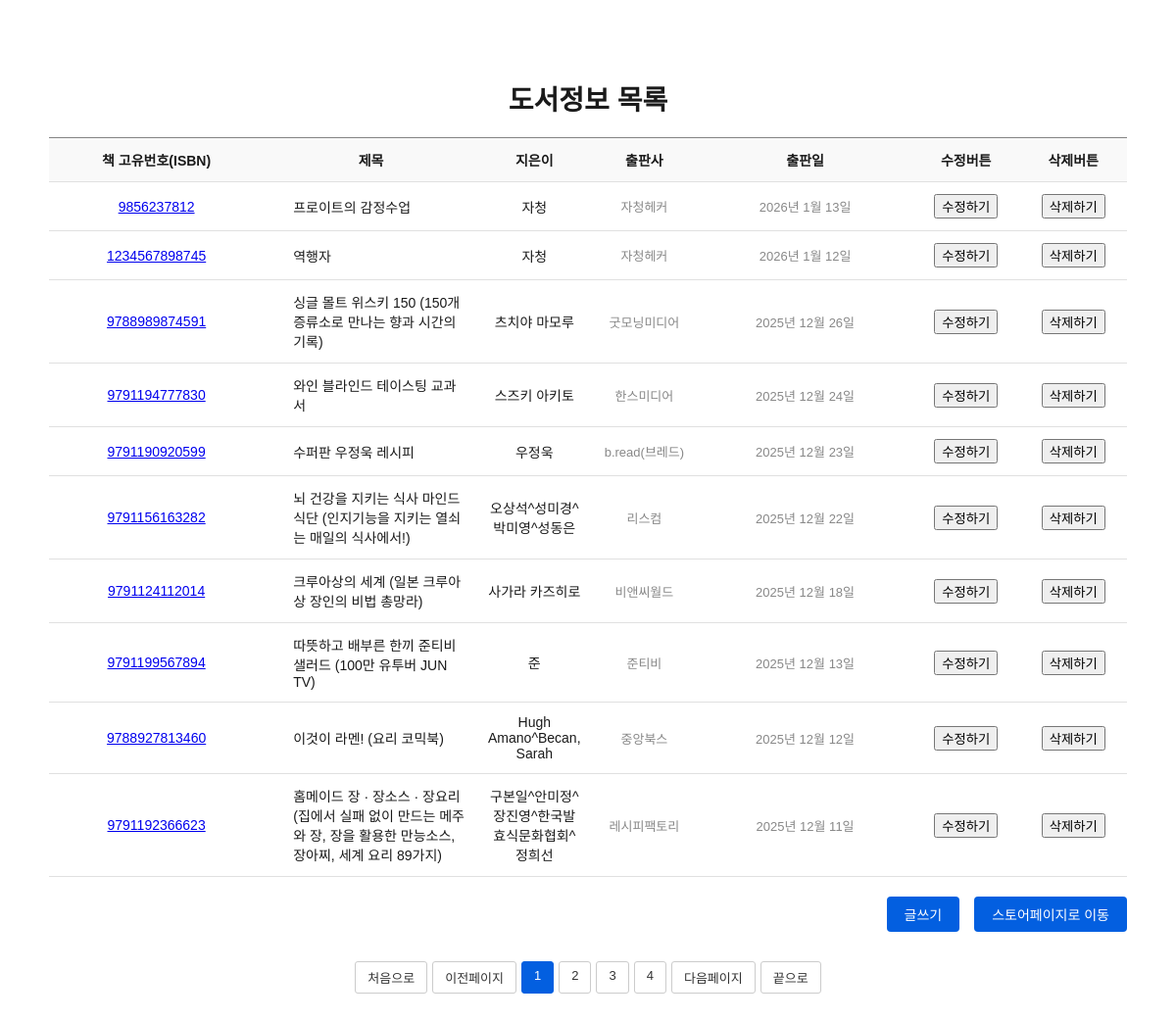
/Book_Manage/blist/, run on an earlier commit of the app's database.
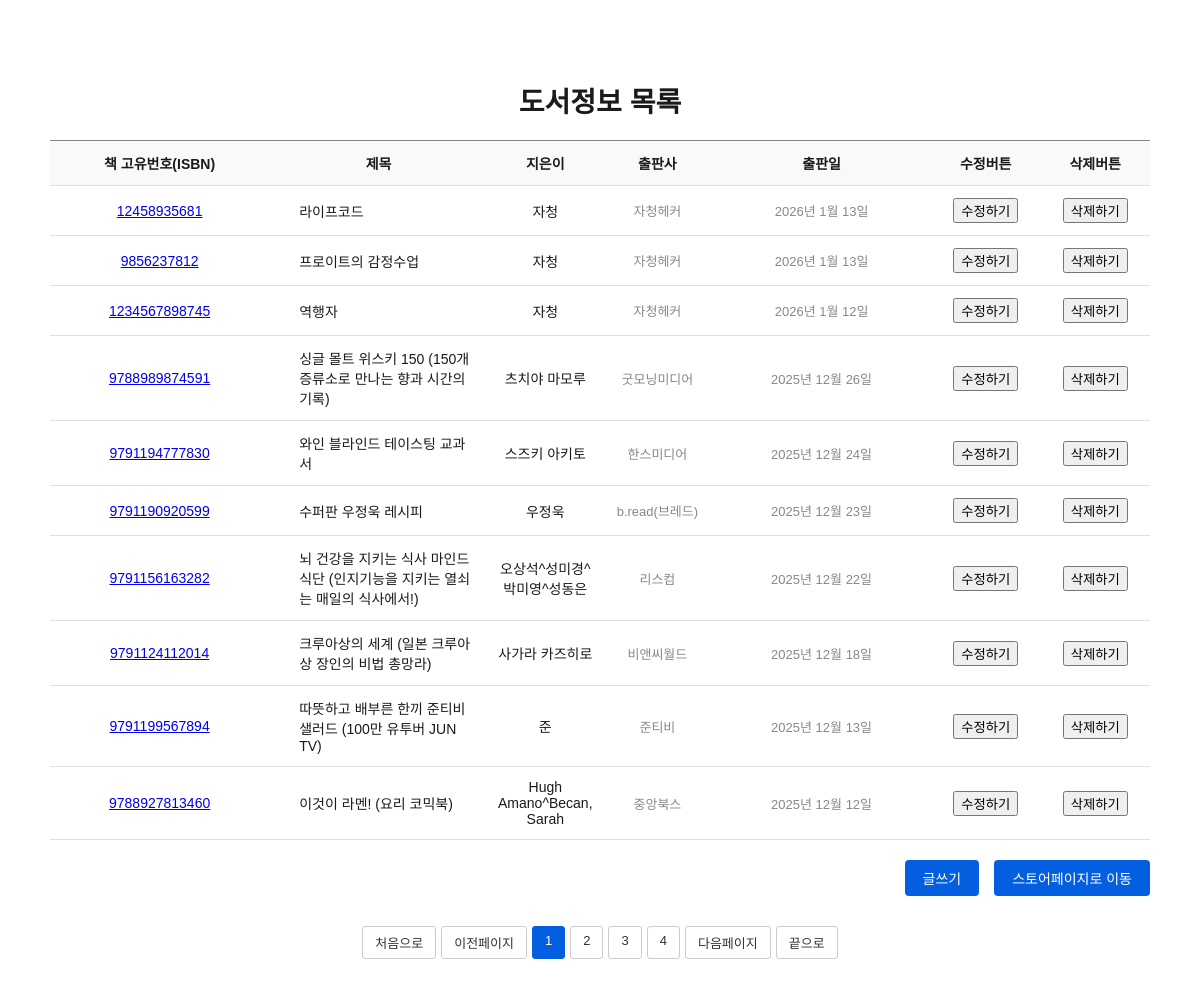
And on a later commit of the database.
### store/models.py (models this page shows, shortened)
class Book(models.Model):
    bisbn = models.CharField(primary_key=True, max_length=50, verbose_name="ISBN")
    btitle = models.CharField(max_length=200, verbose_name="책 제목")
    bauthor = models.CharField(max_length=100, verbose_name="저자")
    bpublisher = models.CharField(max_length=100, verbose_name="출판사")
    bpubdate= models.DateField(verbose_name="출판일", null=True, blank=True)
    bprice = models.IntegerField(verbose_name="가격", null=True, blank=True)
    bimage = models.URLField(verbose_name="이미지", null=True, blank=True)
    bdescription = models.TextField(verbose_name="책 소개", null=True, blank=True)
    bhit = models.IntegerField(default=0, verbose_name="조회수")
    bcreated_at = models.DateTimeField(auto_now_add=True)

### Book_Manage/views.py (the view)
# urls.py: path('blist/', views.blist, name='blist'),
def blist(request):
    qs = Book.objects.all().order_by('-bpubdate','-bcreated_at')
    paginator = Paginator(qs,10)  # 101 -> 11
    page = int(request.GET.get('page',1))
    list_qs = paginator.get_page(page) # 1page -> 게시글 10개를 전달
    context = {'list':list_qs,'page':page}
    return render(request,'Book_Manage/blist.html',context)

### Book_Manage/templates/Book_manage/blist.html (shortened to what this page needs)
<!DOCTYPE html>
<html lang="ko">
<head>
</head>
<body>
  <div class="board-container">
        <div class="board-title">도서정보 목록</div>
        <table class="board-table">
        <colgroup>
            <col width='20%'>
            <col width='20%'>
            <col width='10%'>
            <col width='10%'>
            <col width='20%'>
            <col width='10%'>
            <col width='10%'>
        </colgroup>
        <thead>
            <tr>
                <th>책 고유번호(ISBN)</th>
                <th>제목</th>
                <th>지은이</th>
                <th>출판사</th>
                <th>출판일</th>
                <th>수정버튼</th>
                <th>삭제버튼</th>
            </tr>
        </thead>
        <tbody>
            {% if list %}
            {% for b in list  %}
            <tr>
                <td><a href="/Book_Manage/bview/{{b.bisbn}}/">{{b.bisbn}}</a></td>
                <td class="title"><a href="/Book_Manage/bview/{{b.bisbn}}/">{{b.btitle}}</a></td>
                <td>{{b.bauthor}}</td>
                <td class="date">{{b.bpublisher}}</td>
                <td class="views">{{b.bpubdate}}</td>
                <td>
                    <button type="button" onclick="location.href='/Book_Manage/bupdate/{{b.bisbn}}/'">수정하기</button>
                </td>
                <td>
                    <button type="button" onclick="deleteBook('{{b.bisbn}}')">삭제하기</button>
                </td>
            </tr>
            {% endfor %}
            {% else %}
            <tr>
                <td colspan='6'>데이터가 없습니다.</td>
            </tr>
            {% endif %}
        </tbody>
        </table>
        <div class="write-box">
        <a href="/Book_Manage/bwrite/" class="write-btn">글쓰기</a>
        <a href="/store/slist/" class="slist-btn">스토어페이지로 이동</a>
        </div>
        <div class="board-footer" >
            <div class="pagination">
                {% if list.has_previous  %}
                <a href="/Book_Manage/blist/?page=1">처음으로</a>
                <a href="/Book_Manage/blist/?page={{list.previous_page_number}}">이전페이지</a>
                {% else %}
                <a>처음으로</a>
                <a>이전페이지</a>
                {% endif %}
                {% for p in list.paginator.page_range  %}
                {% if p >= list.number|add:'-3' and p <= list.number|add:'3' %}
                    {% if p == list.number %}
                        <a class="active">{{p}}</a>
                    {% else %}
                        <a href="/Book_Manage/blist/?page={{p}}">{{p}}</a>
                    {% endif %}
                {% endif %}
                {% endfor %}
                {% if list.has_next  %}
                <a href="/Book_Manage/blist/?page={{list.next_page_number}}">다음페이지</a>
                <a href="/Book_Manage/blist/?page={{list.paginator.num_pages}}">끝으로</a>
                {% else %}
                <a>다음페이지</a>
                <a>끝으로</a>
                {% endif %}
            </div>
        </div>
    </div>
</body>
</html>

### Book_Manage/templates/Book_manage/blist.html (style rules this page uses)
body { font-family: 'Arial', sans-serif; margin: 0; padding: 0; background: #fff; color: #1a1a1a; }
.board-container { max-width: 1100px; margin: 80px auto; padding: 0 20px; }
.board-title { font-size: 28px; font-weight: bold; margin-bottom: 20px; text-align: center; }
table.board-table { width: 100%; border-collapse: collapse; font-size: 14px; }
.board-table th, .board-table td { border-bottom: 1px solid #e0e0e0; padding: 12px 10px; text-align: center; }
.board-table th { background-color: #f9f9f9; font-weight: 600; border-top:1px solid #848484; }
.board-table td.title { text-align:left; padding-left:30px; }
.board-table td.title a { color: #1a1a1a; text-decoration: none; }
.board-table td.date, .board-table td.views { color: #888; font-size: 13px; }
.write-box { width: 100%; display: flex; justify-content: flex-end; margin-top: 20px; }
.write-btn { padding: 8px 18px; background-color: #035fe0; color: #fff; font-size: 14px; border-radius: 4px; text-decoration: none; }
.slist-btn { margin-left:15px; padding: 8px 18px; background-color: #035fe0; color: #fff; font-size: 14px; border-radius: 4px; text-decoration: none; }
.board-footer { width:100%; margin-top: 30px; display: flex; justify-content: center; align-items: center; flex-wrap: wrap; gap: 10px; }
.pagination { display: flex; gap: 5px; justify-content: center; }
.pagination a { padding: 6px 12px; text-decoration: none; border: 1px solid #ccc; color: #333; font-size: 13px; border-radius: 3px; }
.pagination a.active { background-color: #035fe0; color: white; border-color: #035fe0; }

What changed in the data, as far as the page shows it:
no longer on this page (row unchanged): Book: bisbn "9791192366623", btitle "홈메이드 장 · 장소스 · 장요리 (집에서 실패 없이 만드는 메주와 장, 장을 활용한 만능소스, 장아찌, 세계 요리 89가지)", bauthor "구본일^안미정^장진영^한국발효식문화협회^정희선", bpublisher "레시피팩토리", bpubdate "2025년 12월 11일"
added Book: bisbn "12458935681", btitle "라이프코드", bauthor "자청", bpublisher "자청헤커", bpubdate "2026년 1월 13일"
